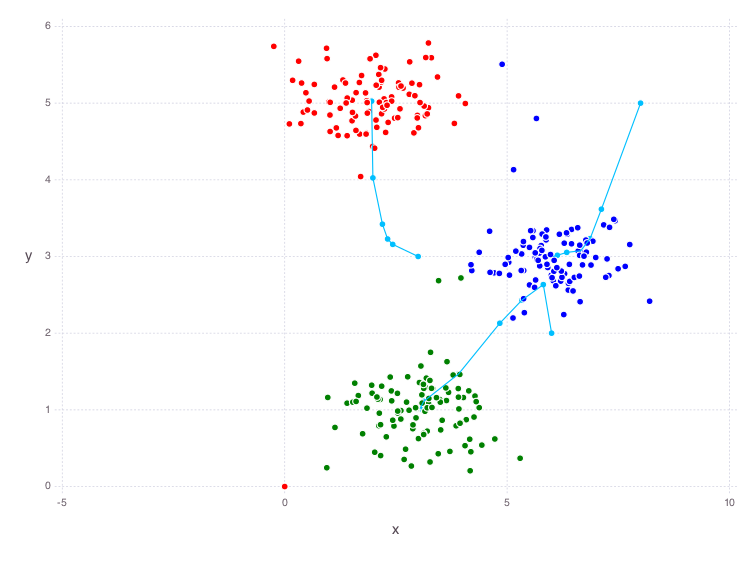

Source code (Julia):
using MAT
import Images, ImageView

include("findClosestCentroids.jl")
include("computeCentroids.jl")
include("runkMeans.jl")
include("kMeansInitCentroids.jl")

function run()
  data = matread("ex7data2.mat")
  X = data["X"]

  K = 3
  initial_centroids = [3. 3.; 6. 2.; 8. 5.]
  idx = findClosestCentroids(X, initial_centroids)

  @printf "Closest centroids for the first 3 examples:\n"
  display(idx[1:3])
  @printf "\n(the closest centroids should be 1, 3, 2 respectively)\n"

  #==#

  centroids = computeCentroids(X, idx, K)

  @printf "Centroids computed after initial finding of closest centroids: \n"
  display(centroids)
  @printf "\n(the centroids should be\n"
  display([ 2.428301 3.157924
            5.813503 2.633656
            7.119387 3.616684 ])

  #==#

  data = matread("ex7data2.mat")
  X = data["X"]

  K = 3
  max_iters = 10
  initial_centroids = [3. 3.; 6. 2.; 8. 5.]

  centroids, idx = runkMeans(X, initial_centroids, max_iters, plot_progress = true)

  #==#

  img = Images.imread("bird_small.png")
  A = img.data/255

  X = apply(hcat, map(i->[i.r, i.g, i.b], A[:]))'
  K = 16
  max_iters = 10
  initial_centroids = kMeansInitCentroids(X, K)

  centroids, idx = runkMeans(X, initial_centroids, max_iters)

  X_recovered = apply(vcat, map(i->centroids[i,:], idx))
  img2 = 255reshape(mapslices(i->Images.RGB(i[1], i[2], i[3]), X_recovered, 2), size(A))'
  ImageView.view(img, pixelspacing=[1,1])
  ImageView.view(img2, pixelspacing=[1,1])
end
